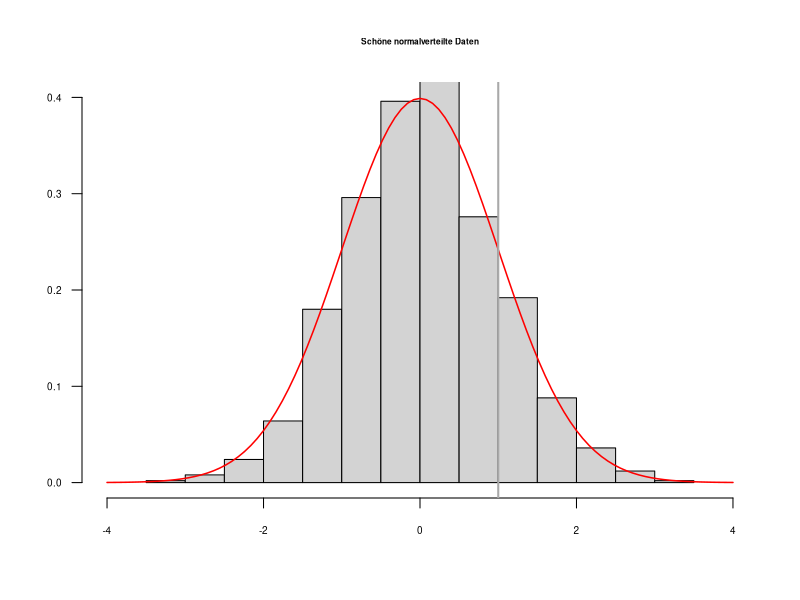

R code for this plot:
## ---- chunk 1

## Füge mehrere Zahlen zu einem Vektor zusammen:
c(0.5, 1, 1.5) # Kommazahlen mit DezimalPUNKT schreiben

## ---- chunk 2
c(1)
## ---- chunk 3
c(0.5, 1, 1.5, c(1, 2, 3))
## ---- chunk 4

## Berechne einen Mittelwert
mean(c(0.5, 1, 1.5))

## Berechne eine Standardabweichung
sd(c(0.5, 1, 1.5))

## Berechne eine Varianz:
var(c(0.5, 1, 1.5))

## Und jetzt noch einmal die Standardabweichung:
sqrt(var(c(0.5, 1, 1.5))) # was ist `sqrt`?

## Minimum:
min(c(0.5, 1, 1.5))

## Maximum:
max(c(0.5, 1, 1.5))
## ---- chunk 5
1:20
## ---- chunk 6
sum(1:1000)
## ---- chunk 7
5:-5
## ---- chunk 8
1:10 * 2
## ---- chunk 9
(1:10 * 2) - 1
## ---- chunk 10
2:4 * 4:6 # entspricht c(2*4, 3*5, 4*6)
## ---- chunk 11
## Speichere einen Vektor in einer Variablen:
meinVektor <- c(1, 2, 6, 7, 10)
## ---- chunk 12
meinVektor
## ---- chunk 13
meinVektor * 2
## ---- chunk 14
xx <- mean(meinVektor)

## "Zentrierter" numerischer Vektor:
meinVektor - xx

## ---- chunk 15
foo = 1:2
foo
## ---- chunk 16
bar <- c(3, 2, 6, 3, 9, 5, 7, -3)
sort(bar)
## ---- chunk 17
bar
## ---- chunk 18
bar <- c(3, 2, 6, 3, 9, 5, 7, -3)
bar <- sort(bar)
## ---- chunk 19
"Hallo Welt!" # doppelte Anführungszeichen
## ---- chunk 20

items <- paste0("item_", 1:10)

## ---- chunk 21

length(items)

items

## ---- chunk 22
paste0("Extraversion", 1:5)
## ---- chunk 23
mode("Mein Text")
## ---- chunk 24
paste0("item", "_", 1) # nimmt beliebig viele Argumente an
## ---- chunk 25
wahr   <- TRUE
falsch <- FALSE
## ---- chunk 26

## Logisches UND
TRUE & TRUE

TRUE & FALSE

FALSE & FALSE

## Logisches ODER
TRUE | TRUE

TRUE | FALSE

FALSE | FALSE

## Logisches NICHT
!TRUE

!FALSE

## ---- chunk 27

c(TRUE, FALSE, FALSE) & c(TRUE, TRUE, FALSE)

c(TRUE, FALSE, FALSE) | c(TRUE, TRUE, FALSE)

## ---- chunk 28

laune <- c(1, 2, 3, 1, 2, 1)

laune_faktor <- factor(laune, levels = c(1, 2, 3),
                       labels = c(":(", ":)", ":D"))
laune_faktor

## ---- chunk 29

mean(laune)

## ---- chunk 30

mean(laune_faktor)

## ---- chunk 31
messy_data <- c(1, 3, 2, 9, 3, NA, 6, NA, 5)
## ---- chunk 32
mean(messy_data) # geht nicht wegen des fehlenden Werts
## ---- chunk 33

mean(messy_data, na.rm = TRUE)

## ---- chunk 34

vergleichswert <- 3
daten <- 1:5
daten > vergleichswert
daten < vergleichswert
daten >= vergleichswert
daten <= vergleichswert
daten == vergleichswert
daten != vergleichswert

## ---- chunk 35

daten = vergleichswert

## ---- chunk 36

daten

## ---- chunk 37

text1 <- "Hallo Welt"

text1 == "Hallo Welt"
text1 == "Hallo Welt!"

## ---- chunk 38

score_test1 <- c(23, 19, 44, 18, 25, 22)
score_test2 <- c(26, 23, 29, 18, 32, 19)

score_test1 > score_test2

score_test1 == score_test2

## ---- chunk 39

## Erstelle 1,000 Zufallsdaten:
zufallsdaten <- rnorm(1000)

## ---- chunk 40

length(zufallsdaten)

## ---- chunk 41

head(zufallsdaten)

## ---- chunk 42

## Doppelter Code  wegen Formatierung =/ oben nur Ausgabe in Skript
## Male Histogram
hist(zufallsdaten, freq = FALSE,
     main = "Schöne normalverteilte Daten",
     xlab = "", ylab = "", las = 1,
     xlim = c(-4, 4), ylim = c(0, 0.4),
     cex.main = 0.5, cex.axis = 0.6)

## Lege eine Normalverteilungskurve über die Daten
curve(dnorm, col = "red", add = TRUE, lwd = 1.5)

## Zeichne eine graue Linie beim x-Wert `1` ein:
abline(v = 1, lwd = 2, col = "darkgrey")

## ---- chunk 43
sum(zufallsdaten > 1)
## ---- chunk 44
mean(zufallsdaten > 1)
## ---- chunk 45

1 - pnorm(1)

## ---- chunk 46

## 100,000 Zufallsdaten sind für R kein Problem
zufallsdaten <- rnorm(100000) # 100000
mean(zufallsdaten > 1)

## ---- chunk 47

2 %in% 1:3

## ---- chunk 48

4 %in% 1:3

## ---- chunk 49

c(2, 3) %in% 3:5

## ---- chunk 50

daten <- c(2, 4, 1)

## ---- chunk 51

daten[1]
xx <- daten[3] # ein-elementiger Vektor
xx
## ---- chunk 52

daten[-1]

## ---- chunk 53
daten[c(1, 2)]
daten[-c(2, 3)]
## ---- chunk 54

meinVektor <- c(1, 2, 3, 7, 8, 9)

auswahl <- meinVektor > 5
auswahl

## ---- chunk 55

meinVektor[auswahl]

## ---- chunk 56

meinVektor <- 1:20

auswahl <- (meinVektor < 5) | (meinVektor > 17)
auswahl

meinVektor[auswahl]

## ---- chunk 57

## Wähle alle Daten aus, die größer sind als 2 (das sollten im Schnitt
## etwa 2.5% der Daten sein)
daten <- rnorm(300)
daten[daten > 2]

## ---- chunk 58

daten <- 1:5
daten[c(2, 5)] <- 0
daten

## ---- chunk 59

daten <- 1:5
daten[c(TRUE, FALSE, TRUE, FALSE, FALSE)] <- 0
daten

## ---- chunk 60

daten <- c(1, -99, 5, -99, 2, -99, 4, 1:3)
daten

missing_values <- daten == -99
missing_values
## ---- chunk 61
daten[missing_values] <- NA
daten
## ---- chunk 62

paste0("item_", 1:10)[-c(1, 3, 9)]
